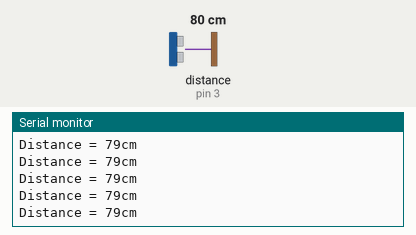
Bench run of a sketch on a simulated Arduino Uno, built with avr-gcc and run on an emulated ATmega328P. Shown: the last lines printed to the serial monitor. Wiring (inferred from the names in the program): ultrasonic range finder: trigger pin 2; echo pin 3. The inputs (shaded band) are chosen by the test bench; at power-on: distance to the obstacle (sensor on pin 3) 80 cm. The echo pulse lasts 58.3 µs per cm.

Above: at 1.2 s.
1.3 s: distance to the obstacle (sensor on pin 3) set to 35 cm
At 1.34 s:
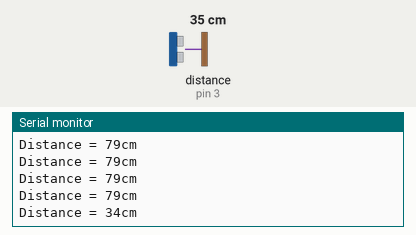
4.3 s: distance to the obstacle (sensor on pin 3) set to 4 cm
At 4.3 s:
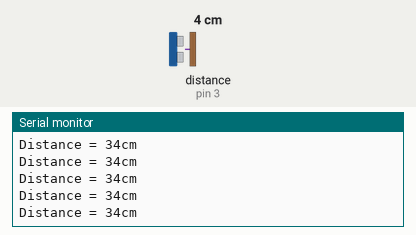
7.3 s: distance to the obstacle (sensor on pin 3) set to 2 cm
At 7.31 s:
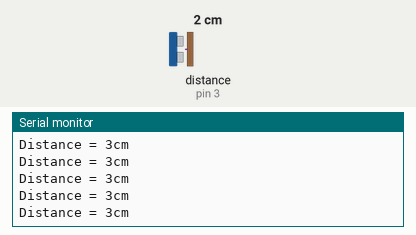
10.3 s: distance to the obstacle (sensor on pin 3) set to 18 cm
At 10.31 s:
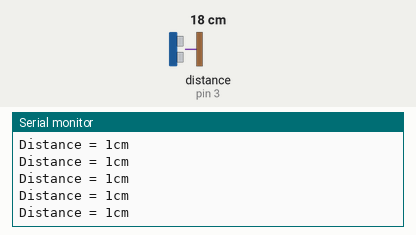
13.3 s: distance to the obstacle (sensor on pin 3) set to 299 cm
At 13.36 s:
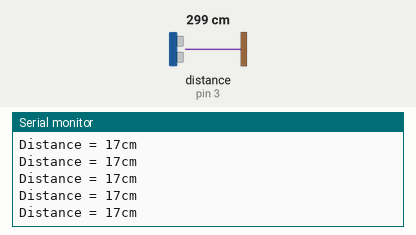
Timing chart, 0 to 16.3 s (numbered marks = the images above; inputs shaded):
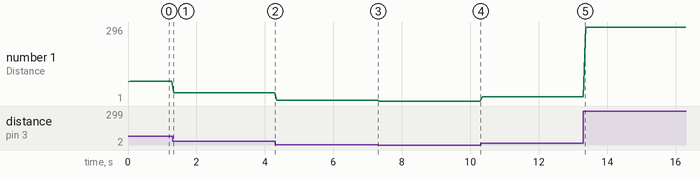

The sketch:

ultrasound.ino
```cpp
//Connections for ultrasonic sensor
//Connect vcc to 5V, Trig to pin 2
//Echo to pin 3 then Gnd to Gnd

//Define Trig and Echo pins
#define trigPin 2
#define echoPin 3

//Define variables
long duration;
int  distance;

void setup() {

  //Define inputs and outputs
  pinMode(trigPin, OUTPUT);
  pinMode(echoPin, INPUT);

  //Begin serial communication at a baundrate of 9600
  Serial.begin(9600);

  }

  void loop() {

    //Clear the trigPin by setting it low
    digitalWrite(trigPin, LOW);
    delayMicroseconds(5);

    //Trigger the sensor by setting the trigPin high
    //for 10 microseconds
    digitalWrite(trigPin, HIGH);
    delayMicroseconds(10);
    digitalWrite(trigPin, LOW);

    //Read the echoPin, pulsIn() returns the duration
    //(length of the pulse) in microseconds
    duration = pulseIn(echoPin, HIGH);

    //Calculate the distance
    distance = duration * 0.034/2;

    //Print the distance on the serial monitor
    Serial.print("Distance = ");
    Serial.print(distance);
    Serial.println("cm");
    delay(50);

    }
```

Measured:
- after the input at 1.3 s, the serial monitor: prints a new line at once (image 1)
- plotted number 1: 79 → 34 after the input at 1.3 s, 34 → 3 after the input at 4.3 s, 3 → 1 after the input at 7.3 s, 1 → 17 after the input at 10.3 s, 17 → 296 after the input at 13.3 s
